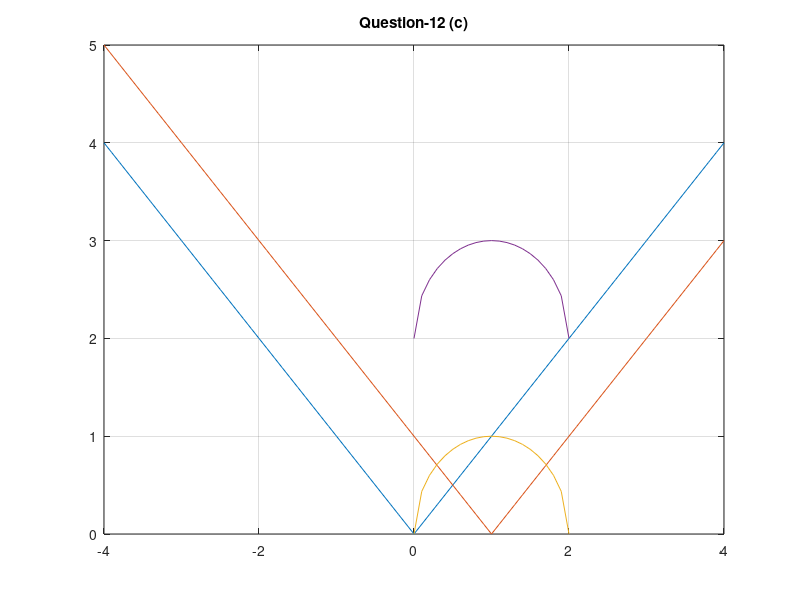

This figure's MATLAB source:
x=-4:0.1:4;
y=sqrt(power(x,2));
plot(x,y)
grid on
hold on

y=sqrt(power((x-1),2));
plot(x,y)

x=0:0.1:2;
y=sqrt(1-power((x-1),2));
plot(x,y)

y=2+sqrt(1-power((x-1),2));
plot(x,y)

title("Question-12 (c)")
